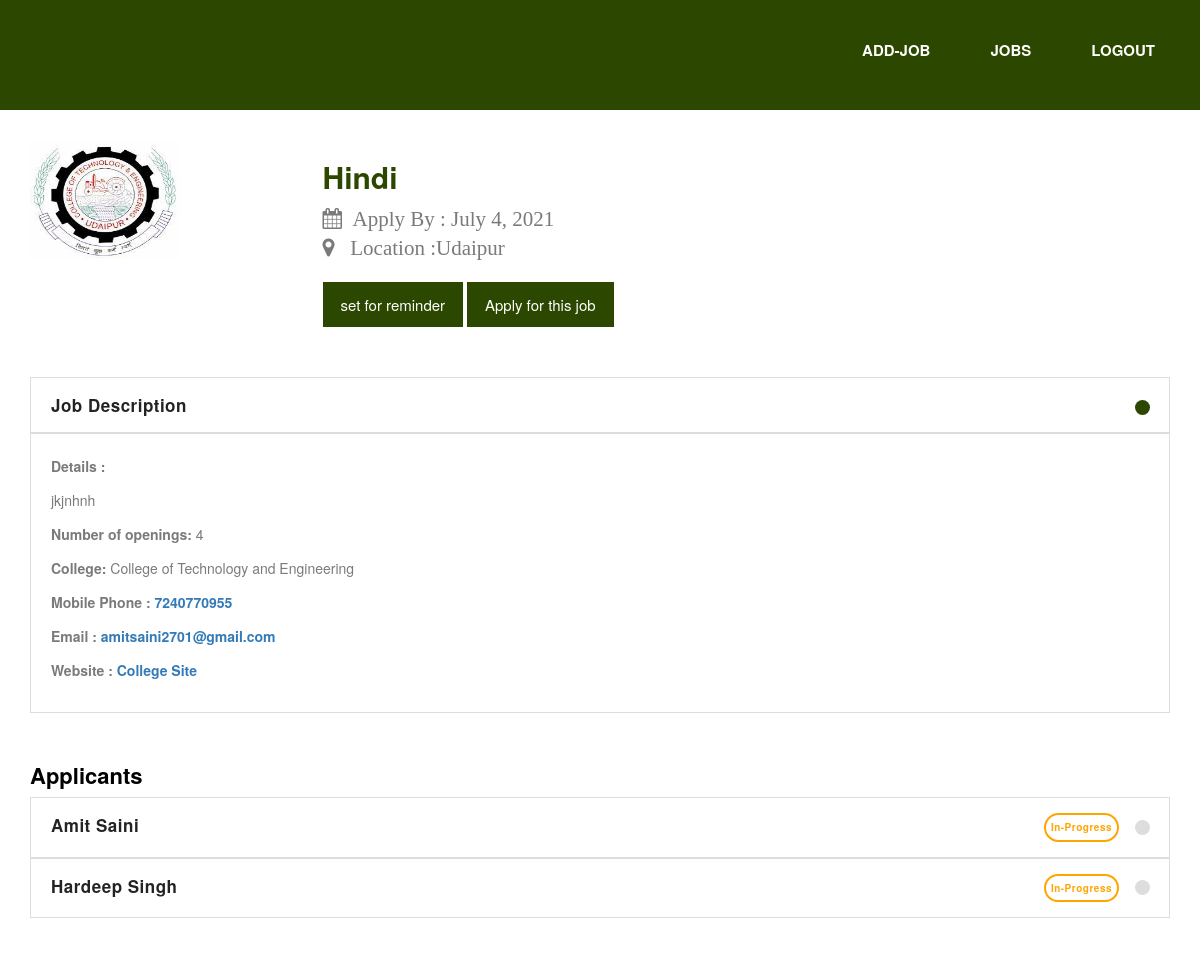
The page /jobDetails/18 (signed in) on the database its author committed.
### jobs/models.py (models this page shows, shortened)
class Jobs(models.Model):
    jobId = models.AutoField(primary_key=True)
    adminId = models.ForeignKey(User, on_delete=models.CASCADE)
    collegeId = models.ForeignKey(CollegeImages,on_delete=models.CASCADE)
    position = models.CharField(max_length=40)
    location = models.CharField(max_length=200,default='Udaipur (raj)')
    applyBy = models.DateField(timezone.now().strftime("%Y-%m-%d"))
    datePosted = models.DateTimeField(default=timezone.now)
    description = models.TextField()
    availablePositions = models.IntegerField()
    adminPhoneNumber = models.CharField(max_length=10)
    adminEmail = models.EmailField()
    collegeWebsite = models.URLField(max_length=200)
    class Meta:
        ordering = ['applyBy','-datePosted']

class CollegeImages(models.Model):
    CollegeId = models.AutoField(primary_key=True)
    collegeName = models.CharField(max_length=200)
    image = models.ImageField(upload_to=settings.MEDIA_ROOT)

class Applicants(models.Model):
    userId = models.ForeignKey(User, on_delete=models.CASCADE)
    jobId = models.ForeignKey(Jobs, on_delete=models.CASCADE)
    status = models.CharField(max_length=50, default='In-Progress')
    name = models.CharField(max_length=40)
    email= models.EmailField(max_length=40)
    phoneNumber = models.CharField(max_length=13)
    location = models.TextField(max_length=100)
    resume = models.FileField()
    linkedInProfileLink = models.URLField(max_length=200)
    portfolioLink = models.URLField(max_length=200)
    queAboutUs = models.TextField()
    applyDate = models.DateField(default = timezone.now().strftime("%Y-%m-%d"))
    class Meta:
        unique_together = (('userId', 'jobId'),)

### jobs/views.py (the view)
# urls.py: path('jobDetails/<int:id>', views.showJobDetails, name = "jobDetails"),
def showJobDetails(request,id):
    job = Jobs.objects.get(jobId = int(id))
    applicants = Applicants.objects.filter(jobId = int(id))
    alreadyApply = 'Yes'
    try:
        Applicants.objects.get(userId = int(request.user.id),jobId = int(id))
    except:
        alreadyApply = 'No'
    context = {
                'job' : job,
                'applicants' : applicants,
                'alreadyApply' : alreadyApply
              }
    return render(request, 'jobs/jobDetails.html',context)

### templates/jobs/jobDetails.html (shortened to what this page needs)
{% extends 'jobs/jobsMain.html' %}
{% load static %}
{% block content %}
<main>
  <section class="featured-places">
    <div class="container" style="margin-top:5%;">
      <div class="row">
        <div class="col-lg-3 col-md-3 col-xs-12">
          <div>
            <img src="{{ job.collegeId.image.url }}" alt="" class="img-responsive wc-image" style="width:150px;height:120px;">
          </div>
          <br>
        </div>
        <div class="col-lg-9 col-md-9 col-xs-12">
          <h2><strong style="color:#2C4700;" class="text-primary">{{ job.position }}</strong></h2>
          <p class="lead">
            <i class="fa fa-calendar">&nbsp; Apply By : {{ job.applyBy }}</i><br>
            <i class="fa fa-map-marker">&nbsp;&nbsp; Location :{{ job.location }}</i>
          </p>
          <div class="blue-button">
            {% now "Y-m-d" as todays_date %}
            {% if alreadyApply == 'Yes' %}
              {% if todays_date > job.applyBy|date:"Y-m-d" %}
                <a id="reminder" data-url = "{% url 'reminder' user.id job.jobId %}" style="pointer-events: none;color:red !important;background-color:#ffe6e;">set for reminder</a>&nbsp;
                <a href="{% url 'applyJob' job.jobId %}" style="pointer-events: none;color:red !important;background-color:#ffe6e;">Apply for this job</a>
              {% else %}
                <a id="reminder"  data-url = "{% url 'reminder' user.id job.jobId %}" style="pointer-events: none;">set for reminder</a>&nbsp;
                <a href="{% url 'applyJob' job.jobId %}" style="pointer-events: none;">Apply for this job</a>
              {% endif %}
            {% else %}
              {% if todays_date > job.applyBy|date:"Y-m-d" %}
                <a id="reminder"  data-url = "{% url 'reminder' user.id job.jobId %}" style="pointer-events: none;color:red !important;background-color:#ffe6e6;">set for reminder</a>&nbsp;
                <a href="{% url 'applyJob' job.jobId %}" style="pointer-events: none;color:red !important;background-color:#ffe6e6;">Apply for this job</a>
              {% else %}
                {% if user.is_authenticated %}
                <a id="reminder" href="#" data-url="{% url 'reminder' user.id job.jobId %}" aria-hidden="true">set for reminder</a>
                {% endif %}
                <a href="{% url 'applyJob' job.jobId %}">Apply for this job</a>
              {% endif %}
            {% endif %}
          </div>
        </div>
      </div>
      <br><br>
      <div class="accordions">
        <ul class="accordion">
          <li>
            <a class="accordion-trigger">Job Description</a>
            <div class="accordion-content">
              <p><b>Details :</b></p><p style="text-align: justify;">{{ job.description }}</p>
              <p><b>Number of openings:</b> {{ job.availablePositions }}</p>
              <p><b>College:</b> {{ job.collegeId.collegeName }}</p>
              <p>
                <span><b>Mobile Phone :</b></span>
                <strong>
                  <a href="tel:{{ job.adminPhoneNumber }}">{{ job.adminPhoneNumber }}</a>
                </strong>
              </p>
              <p>
                <span><b>Email :</b></span>
                <strong>
                  <a href="mailto:{{ job.adminEmail }}">{{ job.adminEmail }}</a>
                </strong>
              </p>
              <p>
                <span><b>Website :</b></span>
                <strong>
                  <a href="{{ job.collegeWebsite }}">College Site</a>
                </strong>
              </p>
            </div>
          </li>
        </ul>
      </div>
      <br><br>
      {% if user.is_staff and user.id == job.adminId.id %}
      <p style="color: black;font-size: 22px;"><b>Applicants</b></p>
      {% if applicants %}
      <div class="accordions">
        <ul class="accordion">
          {% for applicant in applicants %}
          <li>
            <a style="display: flex;justify-content: space-between;" class="accordion-trigger">
              <div>{{ applicant.name }}</div>
              <span id="status-{{ applicant.userId.id }}" class = "{{ applicant.status }}">{{ applicant.status }}</span>
            </a>
          </li>
          {% endfor %}
        </ul>
      </div>
      {% else %}
        <img style="text-align:center;"src="https://thefitzip.com/public/frontend/imgs/norecordfound.png" />
      {% endif %}
      {% endif %}
    </div>
  </section>
</main>
{% endblock content %}

### static/jobs/css/hero-slider.css (style rules this page uses)
*, *::after, *::before { -webkit-box-sizing: border-box; -moz-box-sizing: border-box; box-sizing: border-box; }
html { font-size: 62.5%; }
body { font-family: "Open Sans", sans-serif; color: #2c343b; background-color: #f2f2f2; }
a { color: #d44457; text-decoration: none; }
img { max-width: 100%; }

### static/jobs/css/style.css (style rules this page uses)
body { font-family: 'Raleway', 'sans-serif'; background-color: #fff; }
ul { list-style: none; margin: 0; padding: 0; }
p { font-size: 14px; color: #7a7a7a; line-height: 24px; left: 0.25px; }
section { padding-top: 80px; padding-bottom: 80px; }
.blue-button a { display: inline-block; background-color:#2C4700; color: #fff; font-size: 15px; font-weight: 500; padding: 10px 16px; text-decoration: none; border: 2px solid #2C4700; transition: all 0.5s; text-decoration:none; }
.accordion li { position: relative; }
.accordion li .accordion-trigger { border: 1px solid #ddd; }
.accordion-content { display: none; }
.accordion .accordion-trigger { width: 100%; display: block; cursor: pointer; font-weight: 600; font-size: 17px; letter-spacing: 0.5px; color: #232323; user-select: none; padding: 15px 20px; text-decoration: none; }
.accordion .accordion-trigger:after { width: 15px; height: 15px; background-color: #ddd; border-radius: 50%; position: absolute; right: 20px; content: " "; top: 22.5px; transform: rotate(-45deg); -webkit-transition: all 0.2s ease-in-out; -moz-transition: all 0.2s ease-in-out; transition: all 0.2s ease-in-out; }
.accordion-content { margin: 0px; padding: 20px; border: 1px solid #ddd; }
.accordion-trigger.active:after { background-color:#2C4700; -webkit-transition: all 0.2s ease-in-out; -moz-transition: all 0.2s ease-in-out; transition: all 0.2s ease-in-out; }
main > section { background: #fff; }

### templates/jobs/jobDetails.html (style rules this page uses)
.In-Progress { border: 2px solid orange; padding: 5px; border-radius: 25px; font-size:10px; margin-right:30px; color:orange; }

### rows shown on the page
Jobs: collegeId.image (picture), position "Hindi", applyBy "July 4, 2021", location "Udaipur", description "jkjnhnh", availablePositions "4", collegeId.collegeName "College of Technology and Engineering", adminPhoneNumber "7240770955", adminEmail "amitsaini2701@gmail.com"
Applicants: name "Amit Saini", status "In-Progress"
Applicants: name "Hardeep Singh", status "In-Progress"
